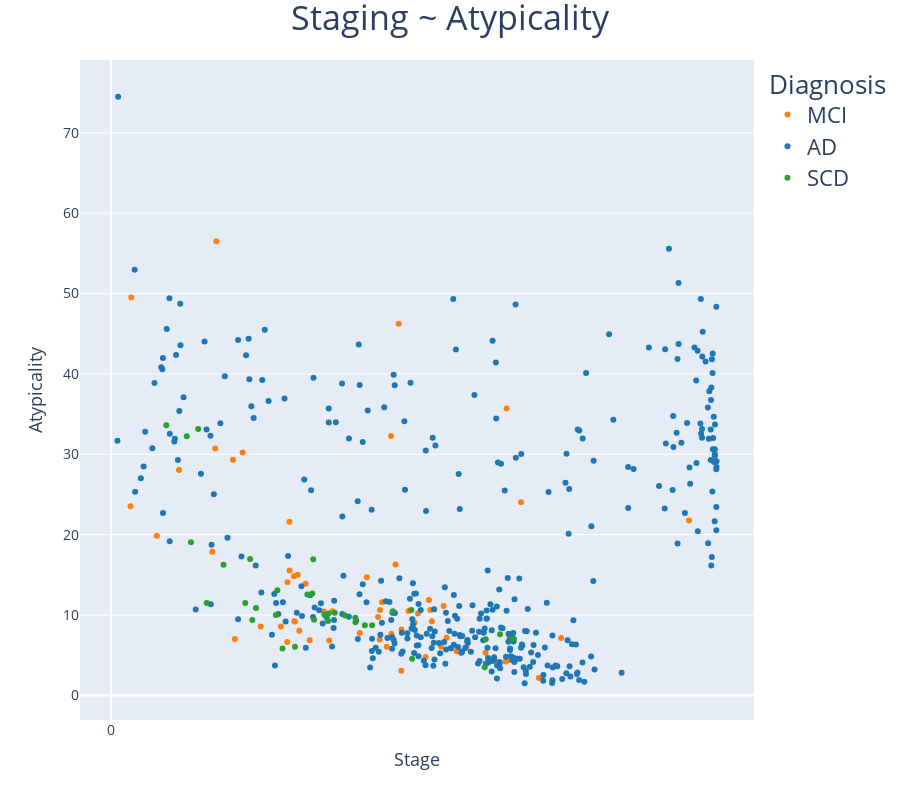

Notebook source saved alongside this figure:
### Code cell
p = staging_scatterplot(S=S,
                       diagnosis=diagnosis,
                        chosen_subtypes=chosen_subtypes,
                        color_list=color_list,
                       width=900)

p

### Figure 1 — Plotly figure (JSON) as saved in the notebook; plotly's stock layout.template omitted (floating-point values rounded to 4 significant figures; data arrays with more than 128 entries replaced by an {"elided": "..."} marker saying what was removed)
{"data": [{"hovertemplate": "Diagnosis=MCI<br>Stage=%{x}<br>Atypicality=%{y}<extra></extra>", "legendgroup": "MCI", "marker": {"color": "#ff7f0e", "symbol": "circle"}, "mode": "markers", "name": "MCI", "orientation": "v", "showlegend": true, "type": "scatter", "x": [0.4016, 0.5804, 0.5067, 0.5761, 0.2474, 0.3098, 0.8419, 0.6557, 0.2567, 0.2599, 0.3918, 0.2601, 0.3947, 0.4229, 0.419, 0.463, 0.09913, 0.2665, 0.4083, 0.1917, 0.4144, 0.4652, 0.272, 0.218, 0.5973, 0.2742, 0.2671, 0.2571, 0.1777, 0.3178, 0.4078, 0.2894, 0.4471, 0.1475, 0.4888, 0.1518, 0.5746, 0.389, 0.4422, 0.4334, 0.2678, 0.1534, 0.5175, 0.3228, 0.02953, 0.6233, 0.3623, 0.02846, 0.1804, 0.5455, 0.5781, 0.2835, 0.4231, 0.4673, 0.06684, 0.4844, 0.4582, 0.4807, 0.3914, 0.3727, 0.5035], "xaxis": "x", "y": [6.047, 7.299, 5.506, 35.7, 8.579, 10.46, 21.77, 7.151, 6.66, 21.61, 10.64, 15.55, 11.61, 3.07, 46.23, 11.88, 28.04, 14.83, 7.69, 30.22, 16.28, 10.63, 15.02, 8.595, 24.02, 8.041, 9.222, 14.08, 29.34, 6.847, 32.28, 6.861, 10.18, 17.88, 7.186, 30.73, 4.219, 9.75, 9.057, 10.52, 9.197, 56.52, 5.905, 10.47, 49.51, 2.161, 7.77, 23.55, 7.038, 5.303, 4.374, 13.91, 8.202, 9.241, 19.86, 11.12, 4.782, 6.091, 6.979, 14.72, 5.505], "yaxis": "y"}, {"hovertemplate": "Diagnosis=AD<br>Stage=%{x}<br>Atypicality=%{y}<extra></extra>", "legendgroup": "AD", "marker": {"color": "#1f77b4", "symbol": "circle"}, "mode": "markers", "name": "AD", "orientation": "v", "showlegend": true, "type": "scatter", "x": {"elided": "381 float values"}, "xaxis": "x", "y": {"elided": "381 float values"}, "yaxis": "y"}, {"hovertemplate": "Diagnosis=SCD<br>Stage=%{x}<br>Atypicality=%{y}<extra></extra>", "legendgroup": "SCD", "marker": {"color": "#2ca02c", "symbol": "circle"}, "mode": "markers", "name": "SCD", "orientation": "v", "showlegend": true, "type": "scatter", "x": [0.2945, 0.1395, 0.3259, 0.5459, 0.1104, 0.2499, 0.268, 0.2058, 0.08056, 0.4386, 0.2026, 0.2957, 0.4105, 0.127, 0.2423, 0.286, 0.3162, 0.3698, 0.1164, 0.4374, 0.3559, 0.3561, 0.5443, 0.2932, 0.1638, 0.3803, 0.5845, 0.3108, 0.2403, 0.3169, 0.3409, 0.2111, 0.1955, 0.5667], "xaxis": "x", "y": [16.94, 11.5, 10.3, 7.006, 32.25, 5.837, 6.074, 9.398, 33.61, 4.565, 16.99, 9.436, 10.47, 33.15, 13.1, 12.56, 9.257, 8.73, 19.05, 10.63, 9.666, 9.103, 3.511, 12.68, 16.28, 8.747, 7.032, 10.03, 10.0, 10.2, 9.964, 10.88, 11.51, 7.625], "yaxis": "y"}], "layout": {"autosize": false, "barmode": "group", "height": 800, "legend": {"font": {"size": 22}, "title": {"text": "Diagnosis"}, "tracegroupgap": 0}, "margin": {"t": 60}, "title": {"font": {"size": 34}, "text": "Staging ~ Atypicality", "x": 0.5}, "width": 900, "xaxis": {"anchor": "y", "domain": [0, 1], "dtick": 2, "range": [null, null], "tick0": 0, "tickfont": {"size": 14}, "tickmode": "linear", "title": {"font": {"size": 18}, "text": "Stage"}}, "yaxis": {"anchor": "x", "domain": [0, 1], "tickfont": {"size": 14}, "title": {"font": {"size": 18}, "text": "Atypicality"}}}}
